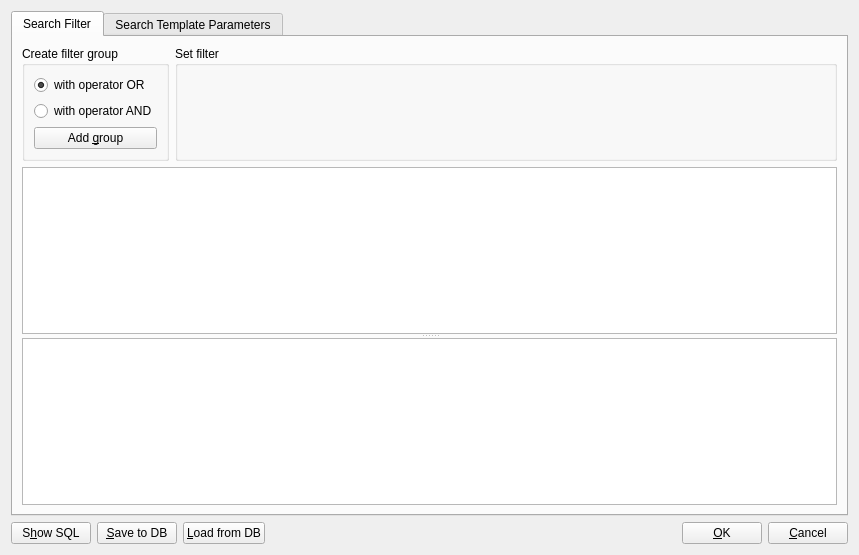
<?xml version="1.0" encoding="UTF-8"?>
<ui version="4.0">
 <class>kkssearch_template_form</class>
 <widget class="QWidget" name="kkssearch_template_form">
  <property name="geometry">
   <rect>
    <x>0</x>
    <y>0</y>
    <width>859</width>
    <height>555</height>
   </rect>
  </property>
  <property name="windowTitle">
   <string>Search template editor</string>
  </property>
  <layout class="QGridLayout" name="gridSearchTemplateLay">
   <item row="0" column="0">
    <widget class="QTabWidget" name="tabSearchWidget">
     <property name="currentIndex">
      <number>0</number>
     </property>
     <widget class="QWidget" name="tabFilter">
      <attribute name="title">
       <string>Search Filter</string>
      </attribute>
      <layout class="QGridLayout" name="gridFilterLay">
       <item row="0" column="0">
        <widget class="QGroupBox" name="gbAddGroup">
         <property name="sizePolicy">
          <sizepolicy hsizetype="Fixed" vsizetype="Preferred">
           <horstretch>0</horstretch>
           <verstretch>0</verstretch>
          </sizepolicy>
         </property>
         <property name="title">
          <string>Create filter group</string>
         </property>
         <layout class="QGridLayout" name="gridGroupLay">
          <item row="0" column="0">
           <widget class="QRadioButton" name="rbOR">
            <property name="text">
             <string>with operator OR</string>
            </property>
            <property name="checked">
             <bool>true</bool>
            </property>
           </widget>
          </item>
          <item row="1" column="0">
           <widget class="QRadioButton" name="rbAND">
            <property name="text">
             <string>with operator AND</string>
            </property>
           </widget>
          </item>
          <item row="2" column="0">
           <widget class="QPushButton" name="pbAddGroup">
            <property name="text">
             <string>Add &amp;group</string>
            </property>
           </widget>
          </item>
          <item row="3" column="0">
           <spacer name="verticalSpacer">
            <property name="orientation">
             <enum>Qt::Vertical</enum>
            </property>
            <property name="sizeHint" stdset="0">
             <size>
              <width>20</width>
              <height>40</height>
             </size>
            </property>
           </spacer>
          </item>
         </layout>
        </widget>
       </item>
       <item row="0" column="1">
        <widget class="QGroupBox" name="gbFilter">
         <property name="title">
          <string>Set filter</string>
         </property>
        </widget>
       </item>
       <item row="1" column="0" colspan="2">
        <widget class="QSplitter" name="splitter">
         <property name="orientation">
          <enum>Qt::Vertical</enum>
         </property>
         <widget class="QTreeView" name="twFilters"/>
         <widget class="QTextEdit" name="teSQLView">
          <property name="sizePolicy">
           <sizepolicy hsizetype="Preferred" vsizetype="Preferred">
            <horstretch>0</horstretch>
            <verstretch>0</verstretch>
           </sizepolicy>
          </property>
          <property name="readOnly">
           <bool>true</bool>
          </property>
         </widget>
        </widget>
       </item>
      </layout>
     </widget>
     <widget class="QWidget" name="tabSearchTemplate">
      <attribute name="title">
       <string>Search Template Parameters</string>
      </attribute>
      <layout class="QGridLayout" name="gridLayout_2">
       <item row="0" column="0">
        <widget class="QLabel" name="lSearchTemplateName">
         <property name="text">
          <string>&lt;html&gt;&lt;head/&gt;&lt;body&gt;&lt;p&gt;Search template name :&lt;/p&gt;&lt;/body&gt;&lt;/html&gt;</string>
         </property>
         <property name="alignment">
          <set>Qt::AlignRight|Qt::AlignTrailing|Qt::AlignVCenter</set>
         </property>
        </widget>
       </item>
       <item row="0" column="1">
        <widget class="QLineEdit" name="lESearchTemplateName"/>
       </item>
       <item row="1" column="0" colspan="2">
        <layout class="QGridLayout" name="gridLayout">
         <item row="0" column="0">
          <widget class="QLabel" name="lSearchTemplateType">
           <property name="text">
            <string>&lt;html&gt;&lt;head/&gt;&lt;body&gt;&lt;p&gt;Search template type :&lt;/p&gt;&lt;/body&gt;&lt;/html&gt;</string>
           </property>
           <property name="alignment">
            <set>Qt::AlignRight|Qt::AlignTrailing|Qt::AlignVCenter</set>
           </property>
          </widget>
         </item>
         <item row="0" column="1" rowspan="4">
          <widget class="QTreeView" name="tvSearchTemplateTypes"/>
         </item>
         <item row="0" column="2">
          <widget class="QToolButton" name="tbAddSearchTemlateType">
           <property name="text">
            <string>...</string>
           </property>
          </widget>
         </item>
         <item row="1" column="0" rowspan="2">
          <spacer name="verticalSpacerType">
           <property name="orientation">
            <enum>Qt::Vertical</enum>
           </property>
           <property name="sizeHint" stdset="0">
            <size>
             <width>20</width>
             <height>40</height>
            </size>
           </property>
          </spacer>
         </item>
         <item row="1" column="2">
          <widget class="QToolButton" name="tbEditSearchTemlateType">
           <property name="text">
            <string>...</string>
           </property>
          </widget>
         </item>
         <item row="2" column="2">
          <widget class="QToolButton" name="tbDelSearchTemlateType">
           <property name="text">
            <string>...</string>
           </property>
          </widget>
         </item>
         <item row="3" column="2">
          <spacer name="verticalSpacerButtonsType">
           <property name="orientation">
            <enum>Qt::Vertical</enum>
           </property>
           <property name="sizeHint" stdset="0">
            <size>
             <width>20</width>
             <height>40</height>
            </size>
           </property>
          </spacer>
         </item>
        </layout>
       </item>
       <item row="2" column="0" colspan="2">
        <layout class="QGridLayout" name="gridSearchTemplateCategoryLay">
         <item row="0" column="0">
          <widget class="QLabel" name="lSearchTemplateCategory">
           <property name="text">
            <string>Search template category :</string>
           </property>
           <property name="alignment">
            <set>Qt::AlignRight|Qt::AlignTrailing|Qt::AlignVCenter</set>
           </property>
          </widget>
         </item>
         <item row="0" column="1" rowspan="2">
          <widget class="QTreeView" name="tvSearchTemplateCategory"/>
         </item>
         <item row="1" column="0">
          <spacer name="verticalSpacerCategory">
           <property name="orientation">
            <enum>Qt::Vertical</enum>
           </property>
           <property name="sizeHint" stdset="0">
            <size>
             <width>20</width>
             <height>40</height>
            </size>
           </property>
          </spacer>
         </item>
        </layout>
       </item>
      </layout>
     </widget>
    </widget>
   </item>
   <item row="1" column="0">
    <layout class="QHBoxLayout" name="hButtonLayout">
     <item>
      <widget class="QPushButton" name="pbShowSQL">
       <property name="text">
        <string>S&amp;how SQL</string>
       </property>
      </widget>
     </item>
     <item>
      <widget class="QPushButton" name="pbSaveToDb">
       <property name="text">
        <string>&amp;Save to DB</string>
       </property>
      </widget>
     </item>
     <item>
      <widget class="QPushButton" name="pbLoadFromDb">
       <property name="text">
        <string>&amp;Load from DB</string>
       </property>
      </widget>
     </item>
     <item>
      <spacer name="horizontalSpacer">
       <property name="orientation">
        <enum>Qt::Horizontal</enum>
       </property>
       <property name="sizeHint" stdset="0">
        <size>
         <width>391</width>
         <height>20</height>
        </size>
       </property>
      </spacer>
     </item>
     <item>
      <widget class="QPushButton" name="pbOK">
       <property name="text">
        <string>&amp;OK</string>
       </property>
      </widget>
     </item>
     <item>
      <widget class="QPushButton" name="pbCancel">
       <property name="text">
        <string>&amp;Cancel</string>
       </property>
      </widget>
     </item>
    </layout>
   </item>
  </layout>
 </widget>
 <resources/>
 <connections/>
</ui>
